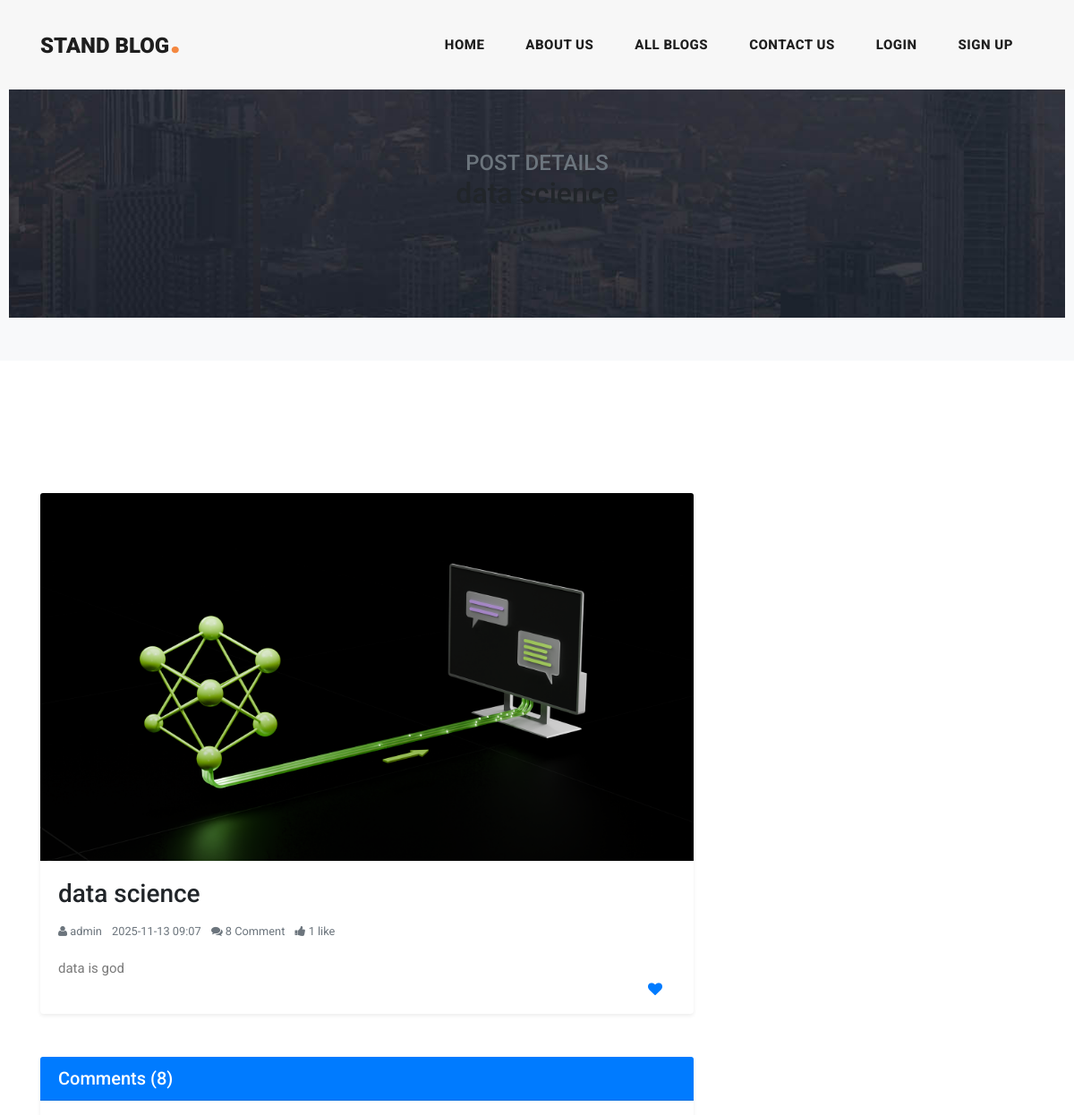
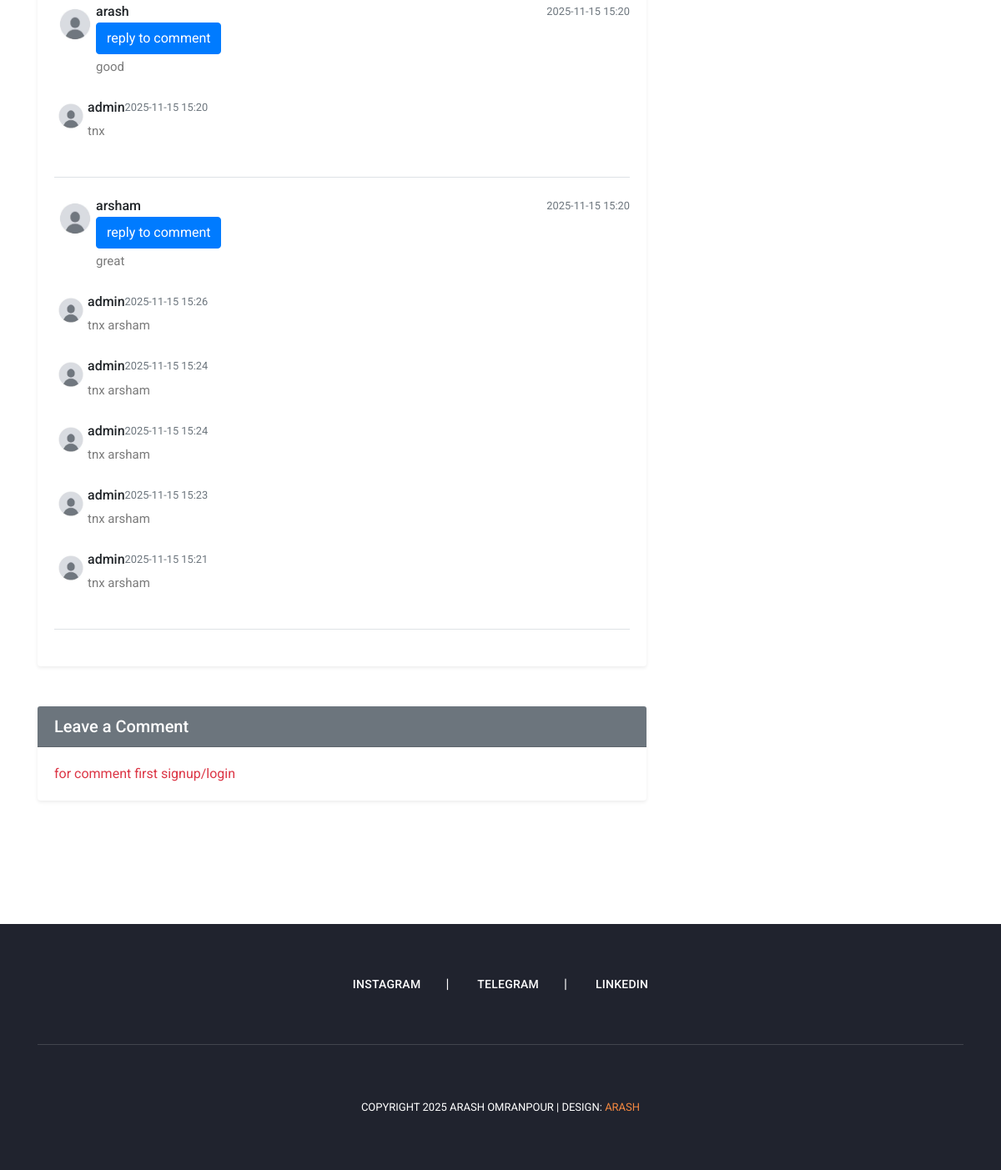
The page /articles/detail/data-science on the database its author committed (2 pictures, top to bottom).
### post_app/models.py (models this page shows, shortened)
class Article(models.Model):
    author=models.ForeignKey(User, verbose_name="author name" , on_delete=models.CASCADE)
    title = models.CharField(unique=True,)
    category=models.ManyToManyField(Category, verbose_name="category / categories")
    body=models.TextField()
    image=models.ImageField(upload_to="images/articles",blank=True,null=True)
    created=models.DateTimeField(auto_now_add=True)
    updated=models.DateTimeField(auto_now=True)
    status=models.BooleanField(default=True)
    slug=models.SlugField( unique=True,blank=True)
    class Meta:
        ordering = ("-updated",)
    def show_image(self):
        if self.image:
            return format_html(
                '<a href="{}" target="_blank">'
                '<img src="{}" width="50" height="50" style="object-fit:cover; border-radius:4px;" />'
                '</a>',
                self.image.url,  # link target
                self.image.url  # thumbnail source
            )
        return "No image"
    show_image.short_description = "Image"

class Comments(models.Model):
    user=models.ForeignKey(User, verbose_name="author name" , on_delete=models.CASCADE)
    article=models.ForeignKey(Article, verbose_name="article", on_delete=models.CASCADE,related_name="comments")
    body=models.TextField()
    parents= models.ForeignKey("self",on_delete=models.CASCADE,related_name="replies",blank=True,null=True )
    created=models.DateTimeField(auto_now_add=True)
    class Meta:
        ordering = ("-created",)
        verbose_name="comments"
        verbose_name_plural="comments"

### post_app/views.py (the view, shortened to what this page needs)
# urls.py: path("detail/<slug:slug>",views.post_detail,name="article_detail"),
def post_detail(request,slug):
    article = get_object_or_404(Article, slug=slug)
    latest=Article.objects.all()[:2]
    category=Category.objects.all()
    return render(request,"post_app/post-details.html", {"article":article,"latest":latest,"category":category})

### context_processors/context_processors.py (called while the page is built)
def recent_posts(request):
    recent_posts = Article.objects.all().order_by('-created')[:3]
    return {"recent_posts": recent_posts}

def category_list(request):
    category_list = Category.objects.all()
    return {"category_list": category_list}

### post_app/templates/post_app/post-details.html (shortened to what this page needs)
{% extends 'base.html' %}
{% load static %}
{% load render_partial %}
{% block content %}
    <div class="heading-page header-text bg-light py-5">
        <section class="page-heading text-center">
            <div class="container">
                <h4 class="text-uppercase text-secondary">Post Details</h4>
                <h2 class="fw-bold">{{ article.title }}</h2>
            </div>
        </section>
    </div>
    <section class="blog-posts py-5">
        <div class="container">
            <div class="row g-4">
                <div class="col-lg-8">
                    <article class="card shadow-sm border-0 mb-5">
                        <img src="{{ article.image.url }}" class="card-img-top" alt="{{ article.title }}">
                        <div class="card-body">
                            <h3 class="card-title mb-3">{{ article.title }}</h3>
                            <ul class="list-inline text-muted small mb-3">
                                <li class="list-inline-item">
                                    <i class="fa fa-user me-1"></i> {{ article.author.username }}
                                </li>
                                <li class="list-inline-item">
                                    {{ article.created|date:"Y-m-d H:i" }}
                                </li>
                                <li class="list-inline-item">
                                    <i class="fa fa-comments me-1"></i> {{ article.comments.count }} Comment
                                </li>
                                <li class="list-inline-item">
                                         <i class="fa fa-thumbs-up me-1"></i> {{ article.like.count }} like
                                </li>
                            </ul>
                            <p class="card-text">{{ article.body|linebreaks }}</p>
                            <ul class="post-tags col-6 float-right">
                                <li>
                                <a  href="{% url 'post:like' article.slug article.id %}">
                                    <i class="fa fa-heart float-right"> </i>
                                </a>
                                </li>
                            </ul>
                        </div>
                    </article>
                    <div class="card border-0 shadow-sm mb-5">
                        <div class="card-header bg-primary text-white">
                            <h5 class="mb-0">Comments ({{ article.comments.count }})</h5>
                        </div>
                        <div class="card-body">
                            {% if article.comments.exists %}
                                <ul class="list-unstyled m-0">
                                    {% for comment in article.comments.all %}
                                        {% if not comment.parents %}
                                            <li class="mb-4 border-bottom pb-3">
                                                <div class="d-flex align-items-start">
                                                    <div class="me-3">
                                                        {% if comment.user.profile.image %}
                                                            <img src="{{ comment.user.profile.image.url }}"
                                                                 class="rounded-circle"
                                                                 style="width:50px;height:50px;object-fit:cover;">
                                                        {% else %}
                                                            <img src="{% static 'images/default-avatar.png' %}"
                                                                 class="rounded-circle"
                                                                 style="width:50px;height:50px;object-fit:cover;">
                                                        {% endif %}
                                                    </div>
                                                    <div class="flex-grow-1">
                                                        <div class="d-flex justify-content-between">
                                                            <h6 class="fw-bold mb-1">
                                                                {{ comment.user.get_full_name|default:comment.user.username }}
                                                            </h6>
                                                            <small class="text-muted"> {{ comment.created|date:"Y-m-d H:i" }}</small>
                                                        </div>
                                                        <button class="btn btn-primary" onclick="set_val({{comment.id }})">reply to comment</button>
                                                        <p class="mb-2">{{ comment.body }}</p>
                                                    </div>
                                                </div>
                                                {% if comment.replies.all %}
                                                    <ul class="list-unstyled ps-5 mt-3">
                                                        {% for reply in comment.replies.all %}
                                                            <li class="mb-3">
                                                                <div class="d-flex align-items-start">
                                                                    <div class="me-3">
                                                                        {% if reply.user.profile.image %}
                                                                            <img src="{{ reply.user.profile.image.url }}"
                                                                                 class="rounded-circle"
                                                                                 style="width:40px;height:40px;object-fit:cover;">
                                                                        {% else %}
                                                                            <img src="{% static 'images/default-avatar.png' %}"
                                                                                 class="rounded-circle"
                                                                                 style="width:40px;height:40px;object-fit:cover;">
                                                                        {% endif %}
                                                                    </div>
                                                                    <div>
                                                                        <div class="d-flex justify-content-between">
                                                                            <h6 class="fw-bold mb-1">
                                                                                {{ reply.user.get_full_name|default:reply.user.username }}
                                                                            </h6>
                                                                            <small class="text-muted"> {{ reply.created|date:"Y-m-d H:i" }}</small>
                                                                        </div>
                                                                        <p class="mb-2">{{ reply.body }}</p>
                                                                    </div>
                                                                </div>
                                                            </li>
                                                        {% endfor %}
                                                    </ul>
                                                {% endif %}
                                            </li>
                                        {% endif %}
                                    {% endfor %}
                                </ul>
                            {% else %}
                                <p class="text-muted mb-0">No comments yet — be the first to comment!</p>
                            {% endif %}
                        </div>
                    </div>
                    <div class="card border-0 shadow-sm">
                        <div class="card-header bg-secondary text-white">
                            <h5 class="mb-0">Leave a Comment</h5>
                        </div>
                        <div class="card-body">
                            {% if not request.user.is_authenticated %}
                                <a href="{% url 'account_app:register' %}" class="text-danger">for comment first signup/login</a>
                            {% endif %}
                        </div>
                    </div>
                </div>
                <div class="col-lg-4">
                </div>
            </div>
        </div>
    </section>
{% endblock %}

### assets/css/templatemo-stand-blog.css (style rules this page uses)
body { font-family: 'Roboto', sans-serif; overflow-x: hidden; text-rendering: optimizeLegibility; -webkit-font-smoothing: antialiased; -moz-osx-font-smoothing: grayscale; }
p { margin-bottom: 0px; font-size: 15px; font-weight: 400; color: #7a7a7a; line-height: 30px; }
a { text-decoration: none!important; }
ul { padding: 0; margin: 0; list-style: none; }
h1,h2,h3,h4,h5,h6 { margin: 0px; }
.heading-page { padding-top: 110px; }
.page-heading { margin: 0px 10px; padding: 120px 0px; text-align: left; background-position: center center; background-repeat: no-repeat; background-size: cover; background-image: url(../images/heading-bg.jpg); }
.blog-posts { margin-top: 100px; }

### rows shown on the page
Article: title "data science", image (picture), author.username "admin", created "2025-11-13 09:07", comments.count "8", like.count "1", body "data is god"
Comments: user.get_full_name "arash", created "2025-11-15 15:20", body "good"
Comments: user.get_full_name "admin", created "2025-11-15 15:20", body "tnx"
Comments: user.get_full_name "arsham", created "2025-11-15 15:20", body "great"
Comments: user.get_full_name "admin", created "2025-11-15 15:26", body "tnx arsham"
Comments: user.get_full_name "admin", created "2025-11-15 15:24", body "tnx arsham"
Comments: user.get_full_name "admin", created "2025-11-15 15:24", body "tnx arsham"
Comments: user.get_full_name "admin", created "2025-11-15 15:23", body "tnx arsham"
Comments: user.get_full_name "admin", created "2025-11-15 15:21", body "tnx arsham"
